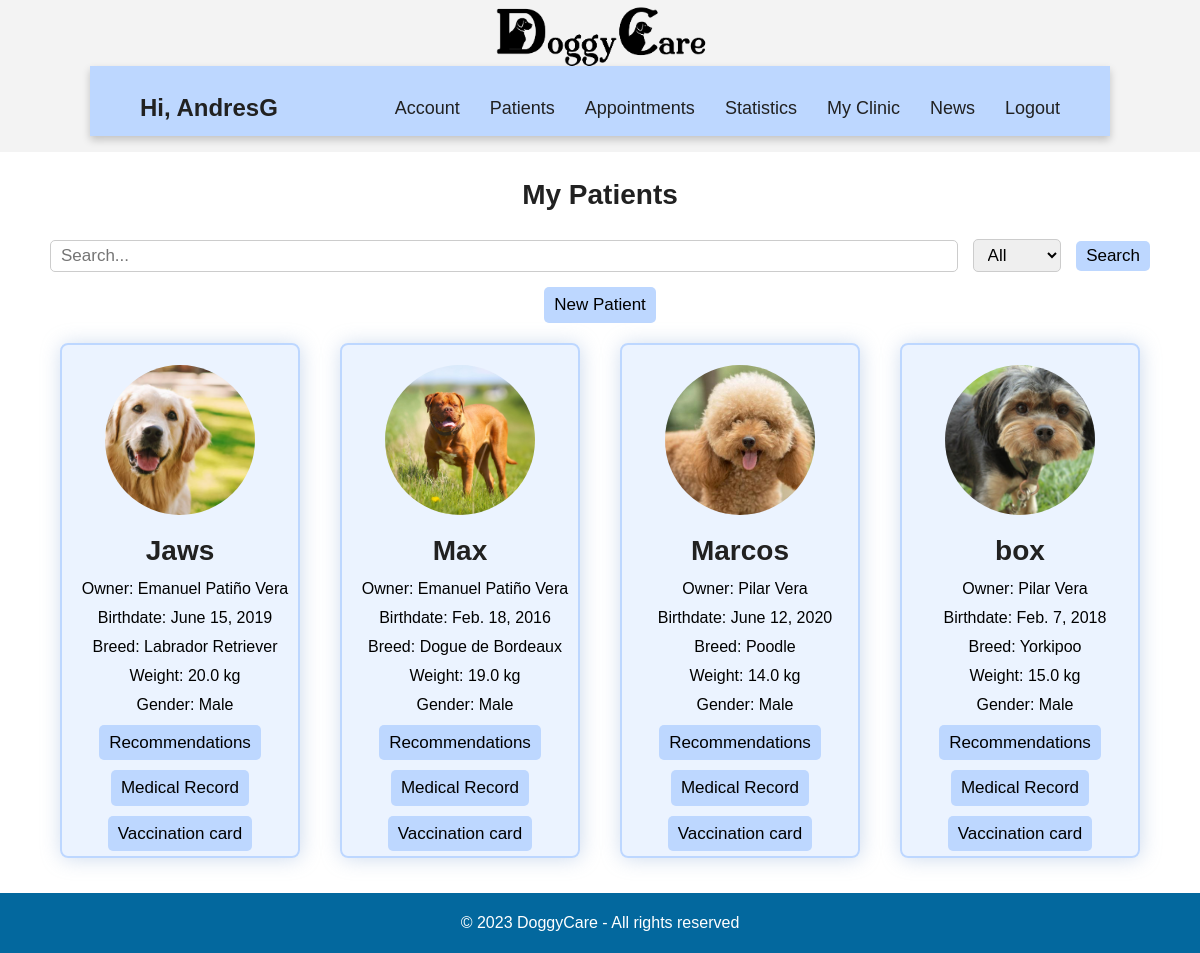
The app's page /vet/patients/ (signed in) with its own data.
### accounts/models.py (models this page shows, shortened)
class User(AbstractUser):
    email = models.EmailField(unique=True)
    is_vet = models.BooleanField(default=False)
    is_owner = models.BooleanField(default=False)

class Owner(models.Model):
    user = models.OneToOneField(User, on_delete=models.CASCADE, primary_key=True, related_name='owner')
    identification = models.CharField(max_length=10, validators=[validate_numeric])
    name = models.CharField(max_length=50)
    birthdate = models.DateField(validators=[validate_age])
    telephone = models.CharField(max_length=50, validators=[validate_numeric])
    address = models.CharField(max_length=50)

### vet/models.py (models this page shows, shortened)
class Dog(models.Model):
    GENDER_CHOICES = (
    ('Male', 'Male'),
    ('Female', 'Female'),
    )
    image= models.ImageField(upload_to='images/')
    id= models.AutoField(primary_key= True)
    owner= models.ForeignKey(Owner, on_delete=models.CASCADE)
    name= models.CharField(blank= False, max_length=20)
    breed= models.ForeignKey(breed, on_delete=models.CASCADE)
    birthdate= models.DateField(blank= False, validators=[validate_minor])
    weight= models.FloatField(blank= False)
    gender= models.CharField(blank= False, max_length=10, choices=GENDER_CHOICES)
    vaccination_card = models.ForeignKey(vaccination_card, on_delete=models.CASCADE,null=True,blank = True)
    vet= models.ForeignKey(Vet, on_delete=models.CASCADE)

class breed(models.Model):
    name= models.CharField(blank= False, max_length=40)
    def __str__(self):
        return self.name

### vet/views.py (the view, shortened to what this page needs)
# urls.py: path('patients/', views.patients, name='patients'),
@login_required
@vet_required
def patients(request):
    search_term = request.GET.get('searchTerm')
    filter_by = request.GET.get('filter')
    dogs = Dog.objects.filter(vet=request.user.vet)
    return render(request, 'patients.html', {'dogs': dogs})

### vet/templates/patients.html (shortened to what this page needs)
<!DOCTYPE html>
{% extends 'base.html' %}
{% load static %}
    {% block additional_styles %}
    <link rel="stylesheet" href="{% static 'css/vet/patients.css' %}">
    {% endblock additional_styles %}
        {% block content %}
        <div class= "title">
            <h2>My Patients</h2>
        </div>
        <form action="" class="search-bar">
            <input type="text" class="form-control" name="searchTerm" placeholder="Search...">
            <div class="search-filter">
                <select class="form-control" name="filter">
                    <option value="all">All</option>
                </select>
            </div>
            <button type="submit" class="btn btn-primary">Search</button>
        </form>
        <div class="new-patient">
            <a href="{% url 'dog_register' %}" class="btn">New Patient</a>
        </div>
        <div class="dog-list">
            {% for dog in dogs %}
            <div class="dog-card">
                <a href="{% url 'dog_profile' dog.id %}">
                    <img src="{{ dog.image.url }}" alt="Image">
                </a>
                <div class="card-content p-3 mx-2">
                    <h2>{{ dog.name }}</h2>
                    <p>Owner: {{ dog.owner.name }} </p>
                    <p>Birthdate: {{ dog.birthdate }} </p>
                    <p>Breed: {{ dog.breed }} </p>
                    <p>Weight: {{ dog.weight }} kg</p>
                    <p>Gender: {{ dog.gender }} </p>
                    <div class="card-button">
                        <a href="{% url 'recomendations' dog_id=dog.id %}" class="btn">Recommendations</a>
                        <a href="{% url 'medical_record' dog_id=dog.id %}" class="btn">Medical Record</a>
                        <a href="{% url 'vaccination_card' dog_id=dog.id  %}" class="btn">Vaccination card</a>
                    </div>
                </div>
            </div>
            {% endfor %}
        </div>
        {% endblock content %}

### vet/templates/base.html (shortened to what this page needs)
<!DOCTYPE html>
{% load static %}
<html lang="en">
    <head>
        <link rel="stylesheet" href="{% static 'css/vet/base.css' %}">
        {% block additional_styles %}
        {% endblock additional_styles %}
    </head>
    <body>
        <header>
            <div class="container-top-bar">
                <div class="top-bar">
                    <a href="{% url 'home' %}">
                        <img src="{% static 'img/logo.png' %}" alt="Logo">
                    </a>
                </div>
        </div>
        <nav class="nav-bar">
            <div class="greeting">
                {% if user.is_authenticated %}
                <h3>Hi, {{ user.username }}</h3>
                {% endif %}
            </div>
            <div class="tabs">
                <ul>
                    <li><a href="{% url 'manage_vet' %}">Account</a></li>
                    <li><a href="{% url 'patients' %}">Patients</a></li>
                    <li><a href="{% url 'appointment' %}">Appointments</a></li>
                    <li><a href="{% url 'statistics' %}">Statistics</a></li>
                    <li><a href="{% url 'show_clinic' %}">My Clinic</a></li>
                    <li><a href="{% url 'news' %}">News</a></li>
                    <li><a href="{% url 'logout' %}">Logout</a></li>
                </ul>
            </div>
        </nav>
        </header>
        <main>
            {% block content %}
            {% endblock content%}
        </main>
    </body>
    <footer>
        <div>
            <p>&copy; 2023 DoggyCare - All rights reserved</p>
        </div>
    </footer>
</html>

### static/css/vet/base.css (style rules this page uses)
html { font-family: "Poppins", sans-serif; line-height: 1.15; -webkit-text-size-adjust: 100%; -webkit-tap-highlight-color: rgba(0, 0, 0, 0); }
body { margin: 0; font-size: 1rem; line-height: 1.5; text-align: left; }
.container-top-bar { position: absolute; top: 0; width: 100%; height: 16%; background-color: #F3F3F3; z-index: 0; }
.top-bar { display:flex; margin-top:5px; text-align: center; font-weight: 800; justify-content: center; }
.top-bar img { height: 62px; margin-left: 20px; margin-right: 20px; margin-top: 1px; }
h3 { font-size: 1.5rem; color: #212121; }
h2 { text-align: center; }
.nav-bar { margin-top: 5.5%; height: 70px; width: 85%; position: relative; left: 50%; transform: translateX(-50%); background-color: rgb(189, 215, 255); display:flex; flex-wrap: wrap; align-items: center; justify-content: space-between; box-shadow: 0 4px 8px rgba(0, 0, 0, 0.2); }
.greeting { margin-left: 50px; font-size: 30px; }
.tabs { margin-right: 50px; display: flex; flex-wrap: wrap; align-items: center; justify-content: space-between; }
.tabs ul { display: flex; }
.tabs li { margin-left: 30px; font-size: 16px; list-style-type: none; }
.nav-bar a { font-weight: 300; font-size: 18px; color: #212121; text-decoration: none; transition: color 0.3s }
footer { background-color: #03689e; color: #fff; padding: 2px 0; text-align:center; width: 100%; bottom: 0; }

### static/css/vet/patients.css (style rules this page uses)
main { margin-top: 15px; margin-bottom: 15px; font-family: "Poppins", sans-serif; }
h2 { font-size: 28px; color: #212121; text-align: center; }
.title { text-align: center; align-content: center; font-size: 28px; font-weight: bold; }
.search-bar { display: flex; align-items: center; padding: 0 50px 0; }
.form-control { padding: 5px 10px; margin-right: 15px; font-size: 17px; border: 1px solid #ccc; border-radius: 5px; width: 100%; }
.search-filter { width: 10%; margin-right: 15px; }
.new-patient { margin-top: 15px; display: flex; align-items: center; justify-content: center; }
.btn { padding: 5px 10px; font-size: 17px; text-decoration: none; background-color: #BDD7FF; color: #000000; border: none; border-radius: 5px; cursor: pointer; }
.dog-list { padding: 0 10px; display: flex; flex-wrap: wrap; justify-content: center; }
.dog-card { border-radius: 8px; box-shadow: 1px 1px 20px #86a7d566; overflow: hidden; width: 20%; margin: 20px; float: left; padding: auto; transition: transform 0.3s ease; background-color: rgba(189, 215, 255, 0.3); border: 2px solid rgb(189, 215, 255); }
.dog-card img { padding: 10px; width: 150px; height: 150px; border-radius: 50%; object-fit: cover; display: block; margin: 0 auto; margin-top: 10px; }
.dog-card h2 { text-align: center; margin: 5px; }
.card-content p { margin: 0 0 3px; margin-left: 10px; margin-top: 5px; text-align: center; }
.card-button { padding: 5px; display: flex; flex-direction: column; align-items: center; gap: 10px; }

### records on screen
User: username "AndresG"
Dog: image (picture), name "Jaws", owner.name "Emanuel Patiño Vera", birthdate "June 15, 2019", breed "Labrador Retriever", weight "20.0", gender "Male"
Dog: image (picture), name "Max", owner.name "Emanuel Patiño Vera", birthdate "Feb. 18, 2016", breed "Dogue de Bordeaux", weight "19.0", gender "Male"
Dog: image (picture), name "Marcos", owner.name "Pilar Vera", birthdate "June 12, 2020", breed "Poodle", weight "14.0", gender "Male"
Dog: image (picture), name "box", owner.name "Pilar Vera", birthdate "Feb. 7, 2018", breed "Yorkipoo", weight "15.0", gender "Male"
